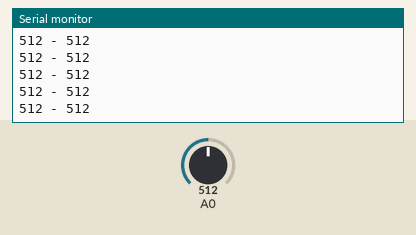
Simulated run of this sketch. Board: Arduino Uno, built with avr-gcc and run on an emulated ATmega328P. On the bench: the last lines printed to the serial monitor. The test bench sets the inputs (shaded band); at power-on: A0 = 512.

Above: at 2.2 s.
2.3 s: A0 set to 716
At 2.46 s:
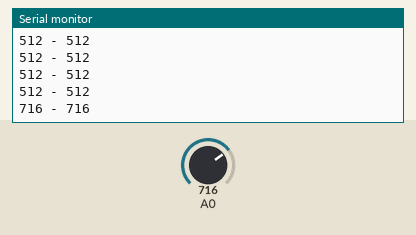
3.8 s: A0 set to 900
At 3.86 s:
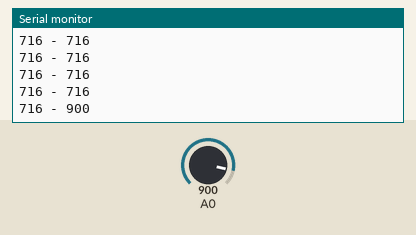
Timing chart, 0 to 6.8 s (numbered marks = the images above; inputs shaded):
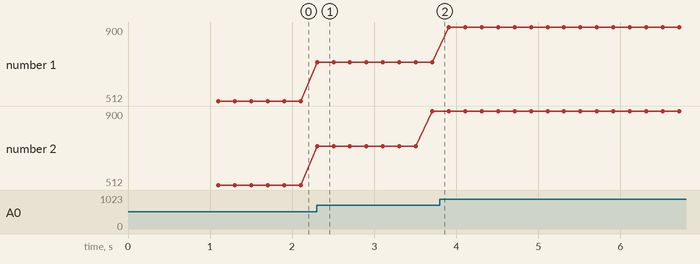

The sketch:

read2sensor_A0.ino
```cpp
#define S1 8
#define S2 9
#define I0 A0

void setup() {
  Serial.begin( 115200 );
  while (!Serial);
  Serial.println("Calibrazione");
  delay(1000);
  digitalWrite( S1,0 );
  digitalWrite( S2,0 );
  Serial.println("Start");

}

void loop() {
  digitalWrite( S1,1 );
  digitalWrite( S2,0 );
  delay(100);
  Serial.print( analogRead( A0 ) );
  Serial.print(" - ");
  digitalWrite( S1,0 );
  digitalWrite( S2,1 );
  delay(100);
  Serial.print( analogRead( A0 ) );
  Serial.print("\n");

}
```

Measured:
- after the input at 2.3 s, the serial monitor: prints a new line at once (image 1)
- plotted number 1: 512 → 716 after the input at 2.3 s, 716 → 900 after the input at 3.8 s
- plotted number 2: 512 → 900 after the input at 2.3 s
